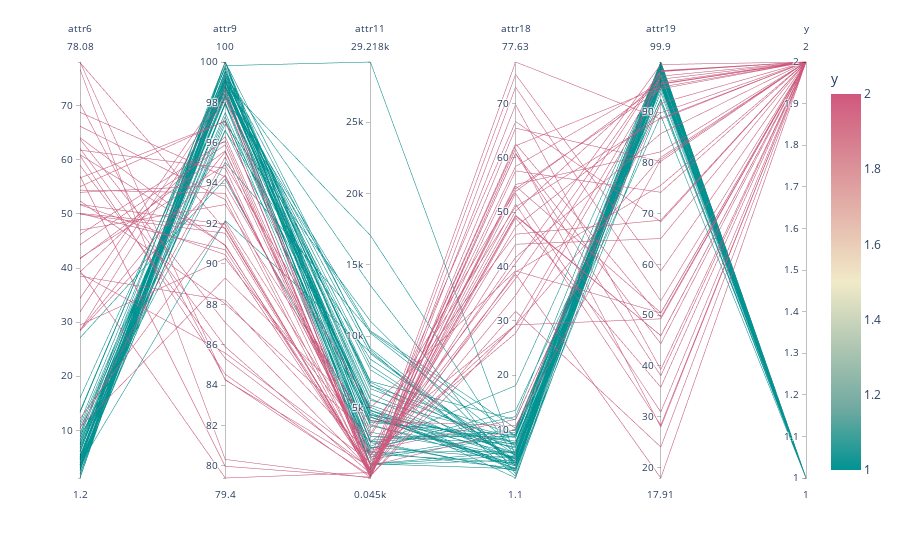

Notebook code cell kept with this figure:
### Code cell
data2 = data.iloc[:,np.where(inv_rank >(max(inv_rank)-5))[0]]
data2['y'] = data.loc[:, 'y']
fig = px.parallel_coordinates(data2, color="y",
                              color_continuous_scale=px.colors.diverging.Tealrose,
                              color_continuous_midpoint=1.5)
fig.show()
